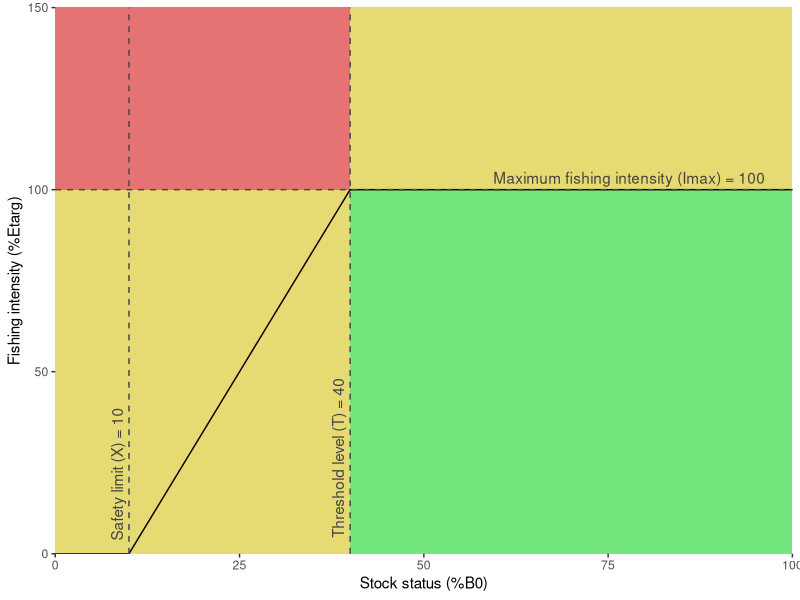

The R source for this figure:
library(ggplot2)

imax <- 100
threshold <- 40
safety <- 10

brule <- function(status,imax,threshold,safety){
  intensity <- imax/(threshold-safety)*(status-safety)
  intensity[status<safety] <- 0
  intensity[status>threshold] <- imax
  intensity
}

values <- within(data.frame(status=seq(0,100,1)),{
  intensity <- brule(status,imax,threshold,safety)
})

plot <- ggplot(values) +
  geom_rect(xmin=0,xmax=40,ymin=0,ymax=100,fill=hsv(0.15,0.5,0.9)) +
  geom_rect(xmin=40,xmax=100,ymin=0,ymax=100,fill=hsv(0.35,0.5,0.9)) +
  geom_rect(xmin=0,xmax=40,ymin=100,ymax=200,fill=hsv(0,0.5,0.9)) +
  geom_rect(xmin=40,xmax=100,ymin=100,ymax=200,fill=hsv(0.15,0.5,0.9)) +
  geom_line(aes(x=status,y=intensity)) +
  geom_vline(aes(xintercept=safety),lty=2,col='#444444') + 
  annotate('text',x=safety,y=0,label=paste('Safety limit (X) =',safety),angle=90,vjust=-0.5,hjust=-0.1,col='#444444') +
  geom_vline(aes(xintercept=threshold),lty=2,col='#444444') + 
  annotate('text',x=threshold,y=0,label=paste('Threshold level (T) =',threshold),angle=90,vjust=-0.5,hjust=-0.1,col='#444444') +
  geom_hline(aes(yintercept=imax),lty=2,col='#444444') + 
  annotate('text',x=100,y=imax,label=paste('Maximum fishing intensity (Imax) =',imax),vjust=-0.5,hjust=1.1,col='#444444') +
  scale_x_continuous('Stock status (%B0)',limits=c(0,100),expand=c(0,0)) +
  scale_y_continuous('Fishing intensity (%Etarg)',limits=c(0,150),expand=c(0,0)) + 
  labs(colour="")
print(plot)
